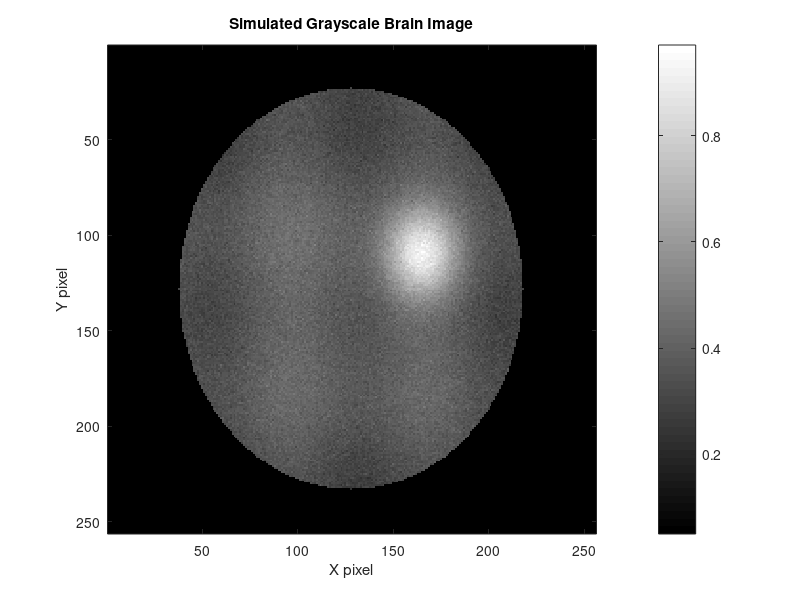
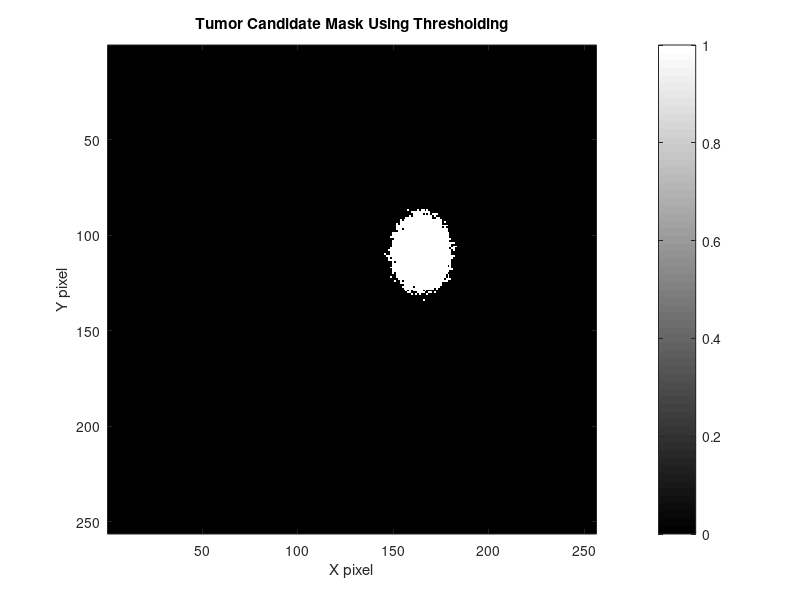
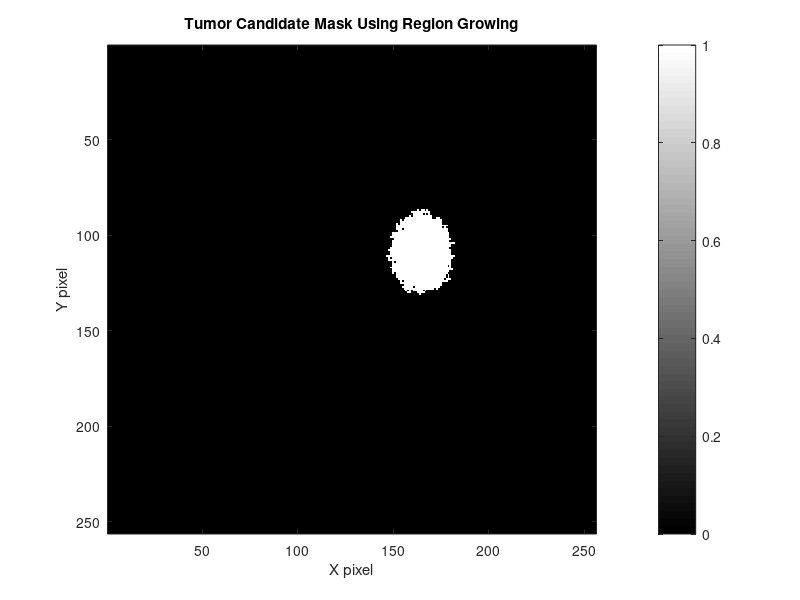
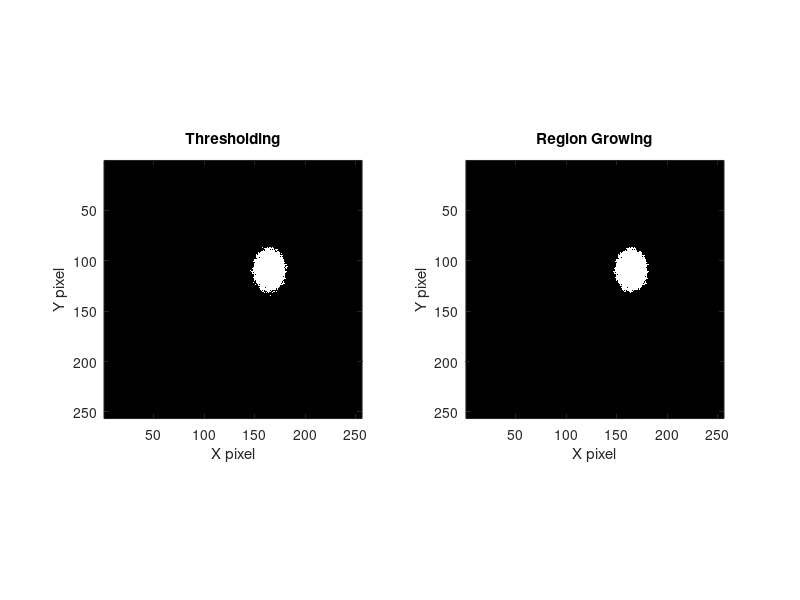

These figures' MATLAB source, in order:

clear;
close all;
clc;

%% STEP 1: GENERATE A SIMULATED MEDICAL IMAGE

imageSize = 256;
[X, Y] = meshgrid(1:imageSize, 1:imageSize);

% Simulated elliptical head/brain region
centerX = 128;
centerY = 128;

brainMask = ((X-centerX).^2 / 90^2 + ...
             (Y-centerY).^2 / 105^2) <= 1;

% Create a smooth grayscale background
brainImage = 0.30 + 0.12 * ...
    exp(-((X-125).^2 + (Y-130).^2) / (2*65^2));

% Add a subtle internal tissue pattern
brainImage = brainImage ...
    + 0.035*sin(X/12) ...
    + 0.025*cos(Y/15);

% Simulate a bright tumor-like region
tumorCenterX = 165;
tumorCenterY = 110;
tumorSigmaX = 13;
tumorSigmaY = 16;

simulatedTumor = 0.48 * exp( ...
    -(((X-tumorCenterX).^2)/(2*tumorSigmaX^2) ...
    + ((Y-tumorCenterY).^2)/(2*tumorSigmaY^2)));

brainImage = brainImage + simulatedTumor;

% Add random noise
rng(3);
brainImage = brainImage + 0.025*randn(size(brainImage));

% Set background outside the brain
brainImage(~brainMask) = 0.05;

% Keep image intensities between 0 and 1
brainImage = max(0, min(1, brainImage));

% Save the simulated input image
filename = 'tumor_sample.mat';
save(filename, 'brainImage');

fprintf('STEP 1: Simulated medical image created.\n');
fprintf('Input file saved as %s\n', filename);

%% STEP 2: LOAD THE INPUT IMAGE

S = load(filename);
brainImage = double(S.brainImage);

[rows, cols] = size(brainImage);

fprintf('\nSTEP 2: Image loaded successfully.\n');
fprintf('Image size = %d x %d pixels\n', rows, cols);

%% STEP 3: DISPLAY THE ORIGINAL IMAGE

figure('Name', 'Figure 1 - Original Image');

imagesc(brainImage);
axis image;
colormap gray;
colorbar;
title('Simulated Grayscale Brain Image');
xlabel('X pixel');
ylabel('Y pixel');

%% STEP 4: APPLY THRESHOLDING

% Threshold selected for this simulated image
threshold = 0.62;

% Candidate bright regions
thresholdMask = brainImage >= threshold;

% Exclude the background outside the brain
thresholdMask = thresholdMask & brainMask;

figure('Name', 'Figure 2 - Threshold Segmentation');

imagesc(thresholdMask);
axis image;
colormap gray;
colorbar;
title('Tumor Candidate Mask Using Thresholding');
xlabel('X pixel');
ylabel('Y pixel');

%% STEP 5: REGION GROWING FROM A SEED POINT

% Seed point placed inside the simulated tumor
seedX = tumorCenterX;
seedY = tumorCenterY;

seedIndex = sub2ind([rows, cols], seedY, seedX);

% Intensity criterion for region growing
% Neighbouring pixels must be brighter than this value.
regionThreshold = 0.62;

% Initialise the segmentation mask
regionMask = false(rows, cols);

% Queue for breadth-first region growing
maxPixels = rows * cols;
queue = zeros(maxPixels, 1);

head = 1;
tail = 1;

queue(tail) = seedIndex;
regionMask(seedIndex) = true;

while head <= tail

    currentIndex = queue(head);
    head = head + 1;

    [currentY, currentX] = ind2sub( ...
        [rows, cols], currentIndex);

    % Four-connected neighbours
    neighbours = [
        currentY-1, currentX
        currentY+1, currentX
        currentY,   currentX-1
        currentY,   currentX+1
    ];

    for n = 1:4

        ny = neighbours(n, 1);
        nx = neighbours(n, 2);

        % Check image boundaries
        if ny < 1 || ny > rows || nx < 1 || nx > cols
            continue;
        end

        neighbourIndex = sub2ind([rows, cols], ny, nx);

        % Add pixels satisfying the intensity criterion
        if ~regionMask(neighbourIndex) ...
                && brainMask(neighbourIndex) ...
                && brainImage(neighbourIndex) >= regionThreshold

            regionMask(neighbourIndex) = true;

            tail = tail + 1;
            queue(tail) = neighbourIndex;
        end
    end
end

figure('Name', 'Figure 3 - Region Growing');

imagesc(regionMask);
axis image;
colormap gray;
colorbar;
title('Tumor Candidate Mask Using Region Growing');
xlabel('X pixel');
ylabel('Y pixel');

%% STEP 6: COMPARE BOTH SEGMENTATION METHODS

figure('Name', 'Figure 4 - Segmentation Comparison');

subplot(1, 2, 1);
imagesc(thresholdMask);
axis image;
colormap gray;
title('Thresholding');
xlabel('X pixel');
ylabel('Y pixel');

subplot(1, 2, 2);
imagesc(regionMask);
axis image;
colormap gray;
title('Region Growing');
xlabel('X pixel');
ylabel('Y pixel');

%% STEP 7: OVERLAY THE SEGMENTED REGION

figure('Name', 'Figure 5 - Segmentation Overlay');

imagesc(brainImage);
axis image;
colormap gray;
colorbar;
hold on;

% Outline the region-growing mask using boundary transitions
boundaryMask = false(rows, cols);

for r = 2:rows-1
    for c = 2:cols-1

        if regionMask(r,c)

            if ~regionMask(r-1,c) || ...
               ~regionMask(r+1,c) || ...
               ~regionMask(r,c-1) || ...
               ~regionMask(r,c+1)

                boundaryMask(r,c) = true;
            end
        end
    end
end

[boundaryY, boundaryX] = find(boundaryMask);

plot(boundaryX, boundaryY, 'r.', 'MarkerSize', 5);
plot(seedX, seedY, 'go', ...
    'MarkerFaceColor', 'g', 'MarkerSize', 8);

title('Region-Growing Segmentation Overlay');
xlabel('X pixel');
ylabel('Y pixel');
legend('Tumor candidate boundary', 'Seed point');
hold off;

%% STEP 8: CALCULATE SEGMENTED AREA

thresholdArea = sum(thresholdMask(:));
regionArea = sum(regionMask(:));

% Each pixel represents one pixel-area unit
pixelArea = 1;

thresholdAreaUnits = thresholdArea * pixelArea;
regionAreaUnits = regionArea * pixelArea;

%% STEP 9: DISPLAY RESULTS

fprintf('\n========================================\n');
fprintf('       EXPERIMENT 3 RESULTS\n');
fprintf('========================================\n');

fprintf('Input file = %s\n', filename);
fprintf('Image dimensions = %d x %d pixels\n', rows, cols);
fprintf('Threshold value = %.2f\n', threshold);
fprintf('Region-growing threshold = %.2f\n', regionThreshold);
fprintf('Seed point = (%d, %d)\n', seedX, seedY);

fprintf('\nThresholding segmented area = %d pixels\n', ...
    thresholdAreaUnits);

fprintf('Region-growing segmented area = %d pixels\n', ...
    regionAreaUnits);

fprintf('========================================\n');
fprintf('Experiment 3 completed successfully.\n');
